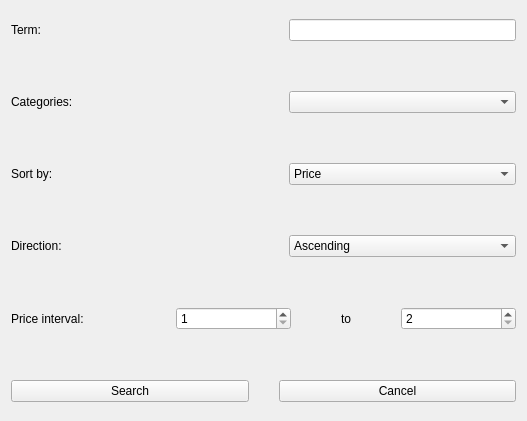
<?xml version="1.0" encoding="UTF-8"?>
<ui version="4.0">
 <class>ProductSearchWindow</class>
 <widget class="QWidget" name="ProductSearchWindow">
  <property name="geometry">
   <rect>
    <x>0</x>
    <y>0</y>
    <width>527</width>
    <height>421</height>
   </rect>
  </property>
  <property name="windowTitle">
   <string>Search for products</string>
  </property>
  <layout class="QGridLayout" name="gridLayout">
   <item row="0" column="0">
    <layout class="QVBoxLayout" name="verticalLayout" stretch="1,1,1,1,1,2">
     <property name="spacing">
      <number>50</number>
     </property>
     <item>
      <layout class="QHBoxLayout" name="horizontalLayout_5" stretch="2,2">
       <item>
        <widget class="QLabel" name="label">
         <property name="text">
          <string>Term:</string>
         </property>
        </widget>
       </item>
       <item>
        <widget class="QLineEdit" name="searchTermLineEdit"/>
       </item>
      </layout>
     </item>
     <item>
      <layout class="QHBoxLayout" name="horizontalLayout_4">
       <item>
        <widget class="QLabel" name="label_2">
         <property name="text">
          <string>Categories:</string>
         </property>
        </widget>
       </item>
       <item>
        <widget class="QComboBox" name="categoriesComboBox"/>
       </item>
      </layout>
     </item>
     <item>
      <layout class="QHBoxLayout" name="horizontalLayout_3">
       <item>
        <widget class="QLabel" name="label_4">
         <property name="text">
          <string>Sort by:</string>
         </property>
        </widget>
       </item>
       <item>
        <widget class="QComboBox" name="sortByComboBox">
         <item>
          <property name="text">
           <string>Price</string>
          </property>
         </item>
        </widget>
       </item>
      </layout>
     </item>
     <item>
      <layout class="QHBoxLayout" name="horizontalLayout_2">
       <item>
        <widget class="QLabel" name="label_3">
         <property name="text">
          <string>Direction:</string>
         </property>
        </widget>
       </item>
       <item>
        <widget class="QComboBox" name="searchDirectionComboBox">
         <item>
          <property name="text">
           <string>Ascending</string>
          </property>
         </item>
         <item>
          <property name="text">
           <string>Descending</string>
          </property>
         </item>
        </widget>
       </item>
      </layout>
     </item>
     <item>
      <layout class="QHBoxLayout" name="horizontalLayout" stretch="1,1,0,1">
       <item>
        <widget class="QLabel" name="label_5">
         <property name="text">
          <string>Price interval:</string>
         </property>
        </widget>
       </item>
       <item>
        <widget class="QSpinBox" name="lowerLimitSpinBox">
         <property name="minimum">
          <number>1</number>
         </property>
         <property name="maximum">
          <number>999999</number>
         </property>
        </widget>
       </item>
       <item>
        <widget class="QLabel" name="label_6">
         <property name="text">
          <string>to</string>
         </property>
        </widget>
       </item>
       <item>
        <widget class="QSpinBox" name="upperLimitSpinBox">
         <property name="minimum">
          <number>2</number>
         </property>
         <property name="maximum">
          <number>999999</number>
         </property>
        </widget>
       </item>
      </layout>
     </item>
     <item>
      <layout class="QHBoxLayout" name="horizontalLayout_6">
       <property name="spacing">
        <number>30</number>
       </property>
       <item>
        <widget class="QPushButton" name="searchButton">
         <property name="text">
          <string>Search</string>
         </property>
        </widget>
       </item>
       <item>
        <widget class="QPushButton" name="cancelButton">
         <property name="text">
          <string>Cancel</string>
         </property>
        </widget>
       </item>
      </layout>
     </item>
    </layout>
   </item>
  </layout>
 </widget>
 <resources/>
 <connections/>
</ui>
